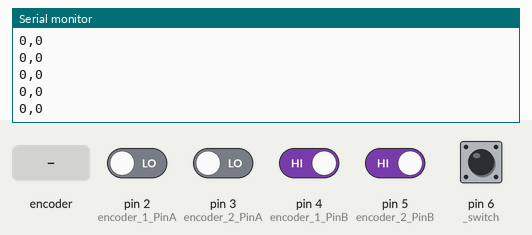
Recording of a sketch running on a simulated Arduino Uno, built with avr-gcc and run on an emulated ATmega328P. On the bench: the last lines printed to the serial monitor. The inputs (shaded band) are chosen by the test bench; at power-on: pin 4 (encoder_1_PinB), pin 5 (encoder_2_PinB), pin 6 (_switch) HIGH, pin 2 (encoder_1_PinA), pin 3 (encoder_2_PinA) LOW.

Above: at 1.2 s.
1.3 s: rotary encoder on pin 2 (encoder_1_PinA) / pin 4 (encoder_1_PinB) turned 2 steps (second pin leading)
At 2.2 s:
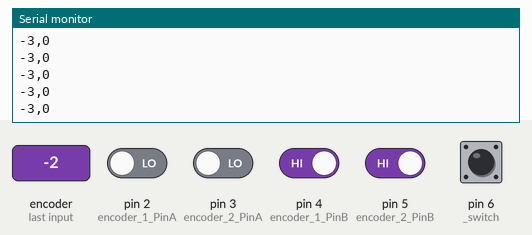
4.7 s: pin 6 (_switch) pulled LOW for 0.15 s
6.4 s: pin 3 (encoder_2_PinA) driven HIGH
At 7.0 s:
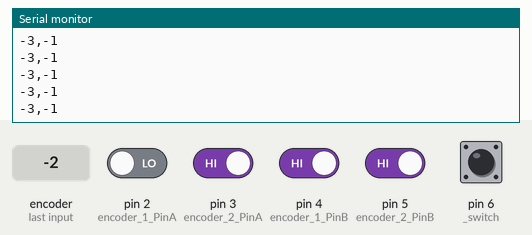
7.9 s: rotary encoder on pin 2 (encoder_1_PinA) / pin 4 (encoder_1_PinB) turned 3 steps (first pin leading)
At 8.9 s:
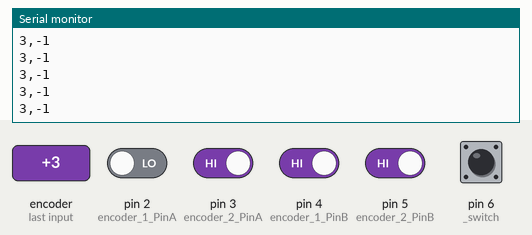
11.5 s: pin 6 (_switch) pulled LOW for 1 s
Timing chart, 0 to 14.5 s (numbered marks = the images above; inputs shaded):
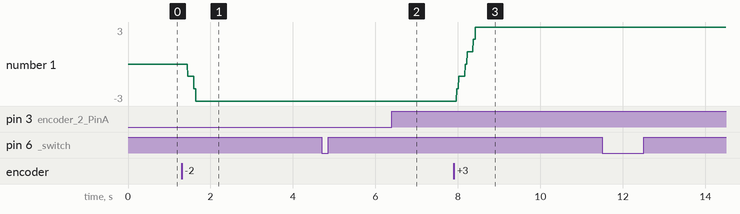

The sketch:

rotary-reader.ino
```cpp
volatile long encoderPos_1 = 0;
volatile long encoderPos_2 = 0;
int encoder_1_PinA = 2;
int encoder_1_PinB = 4;
int encoder_2_PinA = 3;
int encoder_2_PinB = 5;
int _switch = 6;
int encoderPinALast_1 = LOW;
int encoderPinALast_2 = LOW;
int n = LOW;
int switch_state = HIGH;

void setup() {
  pinMode(encoder_1_PinA, INPUT);
  pinMode(encoder_1_PinB, INPUT);
  pinMode(encoder_2_PinA, INPUT);
  pinMode(encoder_2_PinB, INPUT);
  pinMode(_switch, INPUT_PULLUP);
  Serial.begin(9600);
  // Attach interrupts
  attachInterrupt(digitalPinToInterrupt(encoder_1_PinA), readEncoder_1, CHANGE);
  attachInterrupt(digitalPinToInterrupt(encoder_2_PinA), readEncoder_2, CHANGE);
  encoderPinALast_1 = digitalRead(encoder_1_PinA);
  encoderPinALast_2 = digitalRead(encoder_2_PinA);
}

void loop() {
  // Send encoder position over serial port
  Serial.print(encoderPos_1);
  Serial.print(",");
  Serial.println(encoderPos_2);
  int sw = digitalRead(_switch);
  if (sw != switch_state) {
    switch_state = sw;
    if (switch_state == LOW) {
      Serial.println("switch");
    }else{
      Serial.println("release");
    }
  }
}

void readEncoder_1() {
  int aVal = digitalRead(encoder_1_PinA);
  int bVal = digitalRead(encoder_1_PinB);

  if (aVal != encoderPinALast_1) {
    if (aVal != bVal) {
      encoderPos_1 ++;
    } else {
      encoderPos_1 --;
    }
  }

  encoderPinALast_1 = aVal;

}

void readEncoder_2() {
  int aVal = digitalRead(encoder_2_PinA);
  int bVal = digitalRead(encoder_2_PinB);

  if (aVal != encoderPinALast_2) {
    if (aVal != bVal) {
      encoderPos_2 ++;
    } else {
      encoderPos_2 --;
    }
  }

  encoderPinALast_2 = aVal;

}
```

Measured:
- after the input at 1.3 s, the serial monitor: prints a new line after 0.15 s (image 1)
- after the input at 6.4 s, the serial monitor: prints a new line after 0.07 s (image 2)
- after the input at 7.9 s, the serial monitor: prints a new line after 0.07 s (image 3)
- plotted number 1: 0 → -3 after the input at 1.3 s, -3 → 3 after the input at 7.9 s
